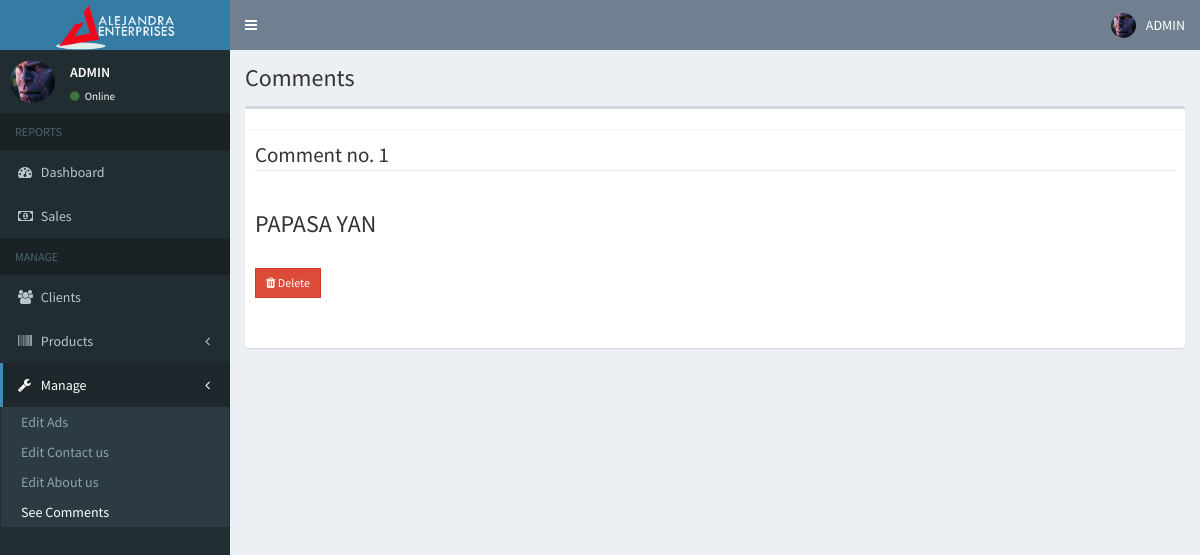
Screenshot of /admin/commentadmin.php (signed in) with the database file from the repository.
### tables this page shows
CREATE TABLE `users` (
  `id` int(11) NOT NULL,
  `email` varchar(200) NOT NULL,
  `password` varchar(60) NOT NULL,
  `type` int(1) NOT NULL,
  `firstname` varchar(50) NOT NULL,
  `lastname` varchar(50) NOT NULL,
  `company` varchar(255) NOT NULL,
  `address` text NOT NULL,
  `contact_info` varchar(100) NOT NULL,
  `photo` varchar(200) NOT NULL,
  `status` int(1) NOT NULL,
  `activate_code` varchar(15) NOT NULL,
  `reset_code` varchar(15) NOT NULL,
  `created_on` date NOT NULL
);

CREATE TABLE `comments` (
  `id` int(255) NOT NULL,
  `comment` longtext NOT NULL
);

### admin/includes/session.php (called while the page is built, shortened)
<?php
	include '../includes/conn.php';
	$conn = $pdo->open();
	$stmt = $conn->prepare("SELECT * FROM users WHERE id=:id");
	$stmt->execute(['id'=>$_SESSION['admin']]);
	$admin = $stmt->fetch();
?>

### admin/commentadmin.php (the view, shortened to what this page needs)
<?php include 'includes/session.php'; ?>
<?php include 'includes/header.php'; ?>
<body class="hold-transition skin-blue sidebar-mini">
<div class="wrapper">
  <?php include 'includes/navbar.php'; ?>
  <?php include 'includes/menubar.php'; ?>
  <div class="content-wrapper">
    <section class="content-header">
      <h1>
Comments
      </h1>
    </section>
    <section class="content">
      <div class="row">
        <div class="col-xs-12">
          <div class="box">
            <div class="box-header with-border">
            </div>
           <div class="box-body">
                  <?php
                    $conn = $pdo->open();
                      $ctr=0;
                    try{
                      $stmt = $conn->prepare("SELECT * FROM comments");
                      $stmt->execute();
                      foreach($stmt as $row){
                       $ctr+=1;
                        echo "
                          <fieldset><legend>Comment no. ".$ctr."</legend>
                             <h3> ".$row['comment']."</h3>
                           <br/>
                              <button class='btn btn-danger btn-sm delete-comment btn-flat' data-id='".$row['id']."'><i class='fa fa-trash'></i> Delete</button>
                            </fieldset>
                            <br><br>
                        ";
                      }
                    }
                    catch(PDOException $e){
                      echo $e->getMessage();
                    }
                  ?>
            </div>
          </div>
        </div>
      </div>
    </section>
  </div>
</div>
</body>
</html>

### admin/includes/navbar.php (shortened to what this page needs)
<header class="main-header">
  <a href="#" class="logo">
   <img src="../images/received_265696521033429.png" width="120px">
  </a>
  <nav class="navbar navbar-static-top">
    <a href="#" class="sidebar-toggle" data-toggle="push-menu" role="button">
    </a>
    <div class="navbar-custom-menu">
      <ul class="nav navbar-nav">
        <li class="dropdown user user-menu">
          <a href="#" class="dropdown-toggle" data-toggle="dropdown">
            <img src="<?php echo (!empty($admin['photo'])) ? '../images/'.$admin['photo'] : '../images/profile.jpg'; ?>" class="user-image" alt="User Image">
            <span class="hidden-xs">ADMIN</span>
          </a>
        </li>
      </ul>
    </div>
  </nav>
</header>

### admin/includes/menubar.php (shortened to what this page needs)
<aside class="main-sidebar">
  <section class="sidebar">
    <div class="user-panel">
      <div class="pull-left image">
        <img src="<?php echo (!empty($admin['photo'])) ? '../images/'.$admin['photo'] : '../images/profile.jpg'; ?>" class="img-circle" alt="User Image">
      </div>
      <div class="pull-left info">
        <p>ADMIN</p>
        <a><i class="fa fa-circle text-success"></i> Online</a>
      </div>
    </div>
    <ul class="sidebar-menu" data-widget="tree">
      <li class="header">REPORTS</li>
      <li><a href="home.php"><i class="fa fa-dashboard"></i> <span>Dashboard</span></a></li>
      <li><a href="reports.php"><i class="fa fa-money"></i> <span>Sales</span></a></li>
      <li class="header">MANAGE</li>
      <li><a href="users.php"><i class="fa fa-users"></i> <span>Clients</span></a></li>
      <li class="treeview">
        <a href="#">
          <i class="fa fa-barcode"></i>
          <span>Products</span>
          <span class="pull-right-container">
            <i class="fa fa-angle-left pull-right"></i>
          </span>
        </a>
      </li>
       <li class="treeview">
        <a href="#">
          <i class="fa fa-wrench"></i>
          <span>Manage</span>
          <span class="pull-right-container">
            <i class="fa fa-angle-left pull-right"></i>
          </span>
        </a>
        <ul class="treeview-menu">
      <li><a href="edit_ad.php" ><i class=""></i> <span>Edit Ads</span></a></li>
       <li><a href="contactusadmin.php" ><i class=""></i> <span>Edit Contact us</span></a></li>
       <li><a href="aboutus_admin.php" ><i class=""></i> <span>Edit About us</span></a></li>
       <li><a href="commentadmin.php" ><i class=""></i> <span>See Comments</span></a></li>
    </ul>
  </li>
  </section>
</aside>

### rows the page displays
users: photo (picture)
comments: comment "PAPASA YAN"
